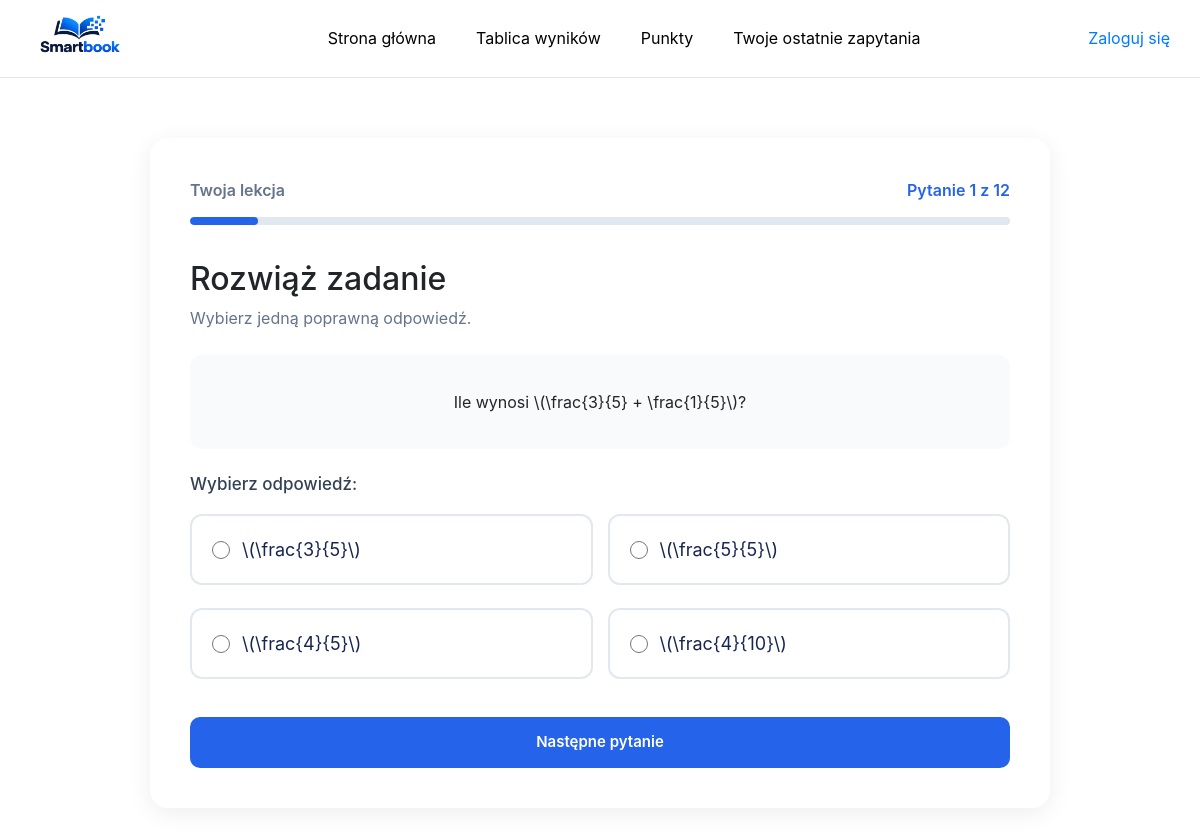
Screenshot of /dodawanie-i-odejmowanie-ulamkow-o-jednakowych-mianownikach/ with the database file from the repository.
### database/models.py (models this page shows, shortened)
class Question(models.Model):
    class QuestionType(models.TextChoices):
        SINGLE_CHOICE = 'single_choice', 'Jedna odpowiedź'
        MULTIPLE_CHOICE = 'multiple_choice', 'Wiele odpowiedzi'
        TRUE_FALSE = 'true_false', 'Prawda / Fałsz'
        OPEN = 'open', 'Otwarta odpowiedź'
        FILL_BLANK = 'fill_blank', 'Uzupełnianie'
    level = models.ForeignKey(
        Level,
        on_delete=models.CASCADE,
        related_name='questions'
    )
    question = models.TextField()
    question_type = models.CharField(
        max_length=30,
        choices=QuestionType.choices,
        default=QuestionType.SINGLE_CHOICE
    )
    difficulty = models.PositiveSmallIntegerField(default=1)
    points = models.PositiveIntegerField(default=1)
    explanation = models.TextField(
        blank=True,
        default=''
    )
    is_active = models.BooleanField(default=True)
    created_at = models.DateTimeField(auto_now_add=True)
    updated_at = models.DateTimeField(auto_now=True)
    class Meta:
        db_table = 'questions'
        indexes = [
            models.Index(
                fields=['level', 'is_active'],
                name='question_level_active_idx'
            )
        ]

class Answer(models.Model):
    question = models.ForeignKey(
        Question,
        on_delete=models.CASCADE,
        related_name='answers'
    )
    answer_text = models.TextField()
    is_correct = models.BooleanField(default=False)
    error_type = models.CharField(
        max_length=50,
        null=True,
        blank=True
    )
    explanation = models.TextField(
        blank=True,
        default=''
    )
    class Meta:
        db_table = 'answers'
        indexes = [
            models.Index(
                fields=['question'],
                name='answer_question_idx'
            )
        ]

### exams/lvl1/views.py (the view)
# urls.py: path('<slug:url_path>/', level_view, name='level-detail'),
def level_view(request, url_path):
    level = get_object_or_404(Level, url_path=url_path)
    level_id = level.id
    session_key = f"questions_level_{level_id}"
    if session_key not in request.session:
        question_ids = list(
            Question.objects.filter(
                level_id=level_id,
                is_active=True
            ).order_by("?").values_list("id", flat=True)
        )
        request.session[session_key] = question_ids
    question_ids = request.session[session_key]
    paginator = Paginator(question_ids, 1)
    page_obj = paginator.get_page(request.GET.get("page", 1))
    if not page_obj.object_list:
        return render(request, "lvl1/lvl1.html", {
            "question": None,
            "page_obj": page_obj,
            "level": level,
        })
    question_id = page_obj.object_list[0]
    question = get_object_or_404(
        Question.objects.prefetch_related(
            Prefetch(
                "answers",
                queryset=Answer.objects.order_by("?")
            )
        ),
        id=question_id,
        level_id=level_id,
        is_active=True
    )
    context = {
        "question": question,
        "page_obj": page_obj,
        "level": level,
    }
    return render(request, "lvl1/lvl1.html", context)

### exams/lvl1/templates/lvl1/lvl1.html (shortened to what this page needs)
{% extends 'base.html' %}
{% load static %}
{% block content %}
<div class="quiz-container">
    {% if question %}
        <div class="quiz-card">
            <div class="quiz-header">
                <span>Twoja lekcja</span>
                <span>
                    Pytanie {{ page_obj.number }}
                    z {{ page_obj.paginator.count }}
                </span>
            </div>
            <div class="progress">
                <progress
                    value="{{ page_obj.number }}"
                    max="{{ page_obj.paginator.count }}">
                </progress>
            </div>
            <h2>Rozwiąż zadanie</h2>
            <p class="quiz-description">
                Wybierz jedną poprawną odpowiedź.
            </p>
            <div class="question-box">
                {{ question.question }}
            </div>
            <h3 class="answers-heading">
                Wybierz odpowiedź:
            </h3>
            <div class="answers">
                {% for answer in question.answers.all %}
                    <label class="answer-option">
                        <input
                            type="radio"
                            name="answer"
                            value="{{ answer.id }}"
                        >
                        <span class="answer-text">
                            {{ answer.answer_text }}
                        </span>
                    </label>
                {% endfor %}
            </div>
            <div class="navigation">
                {% if page_obj.has_next %}
                    <a href="?page={{ page_obj.next_page_number }}"
                       class="quiz-button">
                        Następne pytanie
                    </a>
                {% else %}
                    <button type="button" class="quiz-button">
                        Zakończ test
                    </button>
                {% endif %}
            </div>
        </div>
    {% else %}
        <div class="quiz-card empty-quiz">
            <h2>Brak pytań</h2>
            <p>W tym teście nie ma jeszcze dostępnych pytań.</p>
        </div>
    {% endif %}
</div>
{% endblock %}

### static/css/base.css (style rules this page uses)
* { box-sizing: border-box; margin: 0; padding: 0; }
html { scroll-behavior: smooth; }
body { margin: 0; padding: 0; font-family: 'Poppins', sans-serif; background-color: white; color: #222; }

### static/css/answers_exam_page.css (style rules this page uses)
.quiz-container { width: 90%; max-width: 900px; margin: 60px auto; }
.quiz-card { background: #ffffff; padding: 40px; border-radius: 18px; box-shadow: 0 5px 25px rgba(0, 0, 0, 0.07); }
.quiz-header { display: flex; justify-content: space-between; align-items: center; margin-bottom: 15px; }
.progress { height: 8px; background: #e2e8f0; border-radius: 10px; overflow: hidden; margin-bottom: 35px; }
.question-box { background: #f8fafc; padding: 35px 20px; border-radius: 12px; text-align: center; margin: 25px 0; }
.answers { display: grid; grid-template-columns: repeat(2, minmax(0, 1fr)); gap: 15px; margin-top: 20px; }
.answer-option { display: flex; align-items: center; gap: 12px; padding: 20px; border: 2px solid #e2e8f0; border-radius: 12px; cursor: pointer; transition: 0.2s; }
.quiz-button { width: 100%; padding: 14px; background: #2563eb; color: white; border: none; border-radius: 10px; font-size: 16px; font-weight: 600; cursor: pointer; }
.quiz-header { color: #64748b; font-weight: 600; }
.quiz-header span:last-child { color: #2563eb; }
.progress progress { width: 100%; height: 8px; appearance: none; border: none; border-radius: 10px; }
.quiz-description { color: #64748b; }
.answers-heading { color: #334155; font-size: 17px; }
.answer-option input { accent-color: #2563eb; width: 18px; height: 18px; flex-shrink: 0; }
.answer-text { color: #172554; font-size: 18px; }
.navigation { display: flex; justify-content: space-between; align-items: center; gap: 15px; margin-top: 30px; }
.quiz-button, .previous-button { display: inline-block; padding: 14px 22px; border-radius: 10px; text-decoration: none; text-align: center; font-size: 15px; font-weight: 600; cursor: pointer; }

### rows the page displays
Question: question "Ile wynosi \\(\\frac{3}{5} + \\frac{1}{5}\\)?"
Answer: answer_text "\\(\\frac{3}{5}\\)"
Answer: answer_text "\\(\\frac{5}{5}\\)"
Answer: answer_text "\\(\\frac{4}{5}\\)"
Answer: answer_text "\\(\\frac{4}{10}\\)"

### other values shown
{{ page_obj.number }} "1"
{{ page_obj.paginator.count }} "12"
